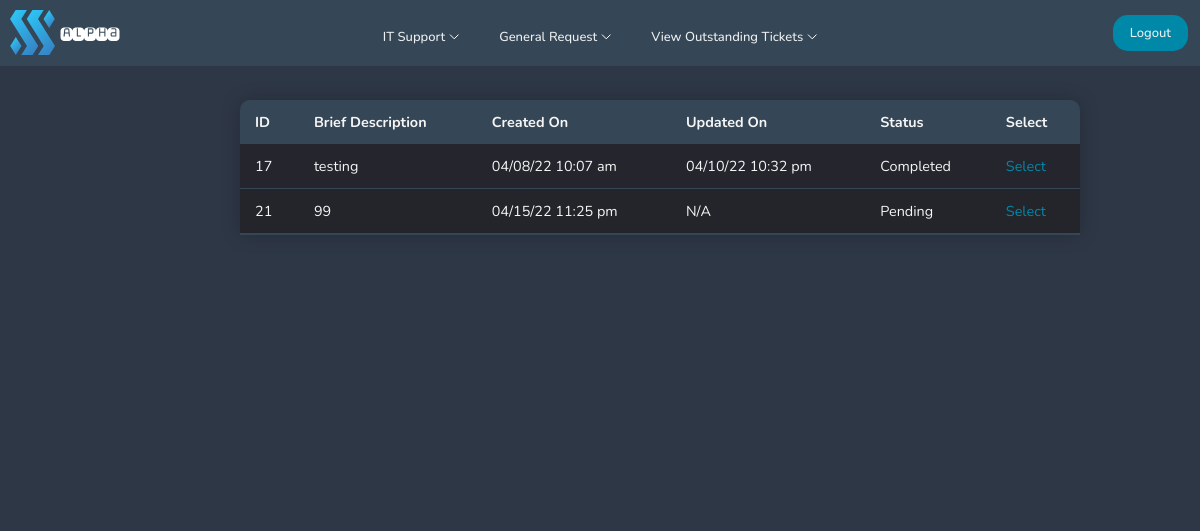
Screenshot of /pages/user-view-general-tickets.php (signed in) with the database file from the repository.
### tables this page shows
CREATE TABLE "requestticket" (
	"id"	INTEGER,
	"user"	INTEGER,
	"type"	TEXT,
	"request"	TEXT,
	"brief"	TEXT,
	"full"	TEXT,
	"status"	TEXT,
	"createdon"	TEXT,
	"comment"	TEXT,
	"updatedon"	TEXT,
	PRIMARY KEY("id" AUTOINCREMENT)
);

### pages/user-view-general-tickets.php (the view, shortened to what this page needs)
<!DOCTYPE html>
<html lang="en">
<head>
    <?php include'../navigation/userdashnavbar.php';
    require ('../config/dbcon.php'); ?>
    <link rel="stylesheet" href="../navigation/userdashnavbar.css">
    <link rel="stylesheet" href="../css/admintickettable.css">
    <link rel="stylesheet" href="../css/user-select-button.css">
</head>
<body bgcolor="#2E3746">
<?php
$user = $_SESSION['id'];
$query = "SELECT * FROM requestticket where user = $user";
$statement = $conn->prepare($query);
$statement->execute();
$statement->setFetchMode(PDO::FETCH_OBJ);
$result = $statement->fetchAll();
?>
<table class="ticket-table">
    <thead>
    <tr>
        <th>ID</th>
        <th>Brief Description</th>
        <th>Created On</th>
        <th>Updated On</th>
        <th>Status</th>
        <th>Select</th>
    </tr>
    </thead>
    <?php foreach($result as $data) { ?>
        <tr>
            <td><?= $data->id; ?> </td>
            <td><?= $data->brief; ?> </td>
            <td><?= $data->createdon; ?> </td>
            <td><?= $data->updatedon; ?> </td>
            <td><?= $data->status; ?> </td>
            <td>
                <a style="text-decoration: none;" href="../pages/user-select-general-ticket.php?id=<?= $data->id; ?>" class="selectbutton">Select</a>
            </td>
        </tr>
        <?php
    }
    ?>
</table>
</body>
</html>

### navigation/userdashnavbar.css (style rules this page uses)
* { box-sizing: border-box; margin: 0; padding: 0; }

### css/admintickettable.css (style rules this page uses)
* { box-sizing: border-box; font-family: "Nunito", sans-serif; }
.ticket-table { table-layout: fixed; margin-top: 100px; margin-left: 20%; margin-right: auto; margin-bottom: 0px; font-size: 0.9em; min-width: 70%; max-width: 70%; border-collapse: collapse; border-radius: 10px 10px 0 0; box-shadow: 0 0 20px rgba(0, 0 ,0, 0.20); overflow: hidden; }
.ticket-table thead tr { background-color: #354656; color: whitesmoke; text-align: left; font-weight: bold; }
.ticket-table th, .ticket-table td { max-width:180px; word-wrap:break-word; padding: 12px 15px; }
.ticket-table tbody tr { border-bottom: 1px solid #354656; color: whitesmoke; }
.ticket-table tbody tr:nth-of-type(even) { background-color: #24252a; }
.ticket-table tbody tr:nth-of-type(odd) { background-color: #24252d; }
.ticket-table tbody tr:last-of-type { border-bottom: 2px solid #354656; }
.ticket-table a { text-decoration : none; color: #0088a9; transition: color 0.3s ease 0s; }

### css/user-select-button.css (style rules this page uses)
.selectbutton { text-decoration : none; color: #0088a9; transition: color 0.3s ease 0s; }

### rows the page displays
requestticket: id "17", brief "testing", createdon "04/08/22 10:07 am", updatedon "04/10/22 10:32 pm", status "Completed"
requestticket: id "21", brief "99", createdon "04/15/22 11:25 pm", updatedon "N/A", status "Pending"
